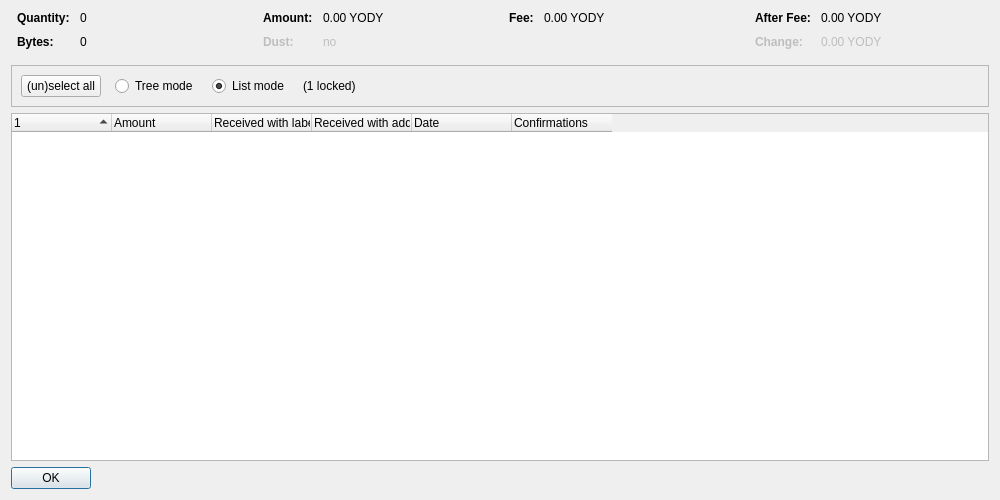
<?xml version="1.0" encoding="UTF-8"?>
<ui version="4.0">
 <class>CoinControlDialog</class>
 <widget class="QDialog" name="CoinControlDialog">
  <property name="geometry">
   <rect>
    <x>0</x>
    <y>0</y>
    <width>1000</width>
    <height>500</height>
   </rect>
  </property>
  <property name="windowTitle">
   <string>Coin Selection</string>
  </property>
  <layout class="QVBoxLayout" name="verticalLayout">
   <item>
    <layout class="QHBoxLayout" name="horizontalLayoutTop" stretch="0,0,0,0">
     <property name="topMargin">
      <number>0</number>
     </property>
     <property name="bottomMargin">
      <number>10</number>
     </property>
     <item>
      <layout class="QFormLayout" name="formLayoutCoinControl1">
       <property name="horizontalSpacing">
        <number>10</number>
       </property>
       <property name="verticalSpacing">
        <number>10</number>
       </property>
       <property name="leftMargin">
        <number>6</number>
       </property>
       <property name="rightMargin">
        <number>6</number>
       </property>
       <item row="0" column="0">
        <widget class="QLabel" name="labelCoinControlQuantityText">
         <property name="font">
          <font>
           <weight>75</weight>
           <bold>true</bold>
          </font>
         </property>
         <property name="text">
          <string>Quantity:</string>
         </property>
        </widget>
       </item>
       <item row="0" column="1">
        <widget class="QLabel" name="labelCoinControlQuantity">
         <property name="cursor">
          <cursorShape>IBeamCursor</cursorShape>
         </property>
         <property name="contextMenuPolicy">
          <enum>Qt::ActionsContextMenu</enum>
         </property>
         <property name="text">
          <string notr="true">0</string>
         </property>
         <property name="textInteractionFlags">
          <set>Qt::LinksAccessibleByMouse|Qt::TextSelectableByKeyboard|Qt::TextSelectableByMouse</set>
         </property>
        </widget>
       </item>
       <item row="1" column="0">
        <widget class="QLabel" name="labelCoinControlBytesText">
         <property name="font">
          <font>
           <weight>75</weight>
           <bold>true</bold>
          </font>
         </property>
         <property name="text">
          <string>Bytes:</string>
         </property>
        </widget>
       </item>
       <item row="1" column="1">
        <widget class="QLabel" name="labelCoinControlBytes">
         <property name="cursor">
          <cursorShape>IBeamCursor</cursorShape>
         </property>
         <property name="contextMenuPolicy">
          <enum>Qt::ActionsContextMenu</enum>
         </property>
         <property name="text">
          <string notr="true">0</string>
         </property>
         <property name="textInteractionFlags">
          <set>Qt::LinksAccessibleByMouse|Qt::TextSelectableByKeyboard|Qt::TextSelectableByMouse</set>
         </property>
        </widget>
       </item>
      </layout>
     </item>
     <item>
      <layout class="QFormLayout" name="formLayoutCoinControl2">
       <property name="horizontalSpacing">
        <number>10</number>
       </property>
       <property name="verticalSpacing">
        <number>10</number>
       </property>
       <property name="leftMargin">
        <number>6</number>
       </property>
       <property name="rightMargin">
        <number>6</number>
       </property>
       <item row="0" column="0">
        <widget class="QLabel" name="labelCoinControlAmountText">
         <property name="font">
          <font>
           <weight>75</weight>
           <bold>true</bold>
          </font>
         </property>
         <property name="text">
          <string>Amount:</string>
         </property>
        </widget>
       </item>
       <item row="0" column="1">
        <widget class="QLabel" name="labelCoinControlAmount">
         <property name="cursor">
          <cursorShape>IBeamCursor</cursorShape>
         </property>
         <property name="contextMenuPolicy">
          <enum>Qt::ActionsContextMenu</enum>
         </property>
         <property name="text">
          <string notr="true">0.00 YODY</string>
         </property>
         <property name="textInteractionFlags">
          <set>Qt::LinksAccessibleByMouse|Qt::TextSelectableByKeyboard|Qt::TextSelectableByMouse</set>
         </property>
        </widget>
       </item>
       <item row="1" column="0">
        <widget class="QLabel" name="labelCoinControlLowOutputText">
         <property name="enabled">
          <bool>false</bool>
         </property>
         <property name="font">
          <font>
           <weight>75</weight>
           <bold>true</bold>
          </font>
         </property>
         <property name="text">
          <string>Dust:</string>
         </property>
        </widget>
       </item>
       <item row="1" column="1">
        <widget class="QLabel" name="labelCoinControlLowOutput">
         <property name="enabled">
          <bool>false</bool>
         </property>
         <property name="cursor">
          <cursorShape>IBeamCursor</cursorShape>
         </property>
         <property name="contextMenuPolicy">
          <enum>Qt::ActionsContextMenu</enum>
         </property>
         <property name="text">
          <string notr="true">no</string>
         </property>
         <property name="textInteractionFlags">
          <set>Qt::LinksAccessibleByMouse|Qt::TextSelectableByKeyboard|Qt::TextSelectableByMouse</set>
         </property>
        </widget>
       </item>
      </layout>
     </item>
     <item>
      <layout class="QFormLayout" name="formLayoutCoinControl3">
       <property name="horizontalSpacing">
        <number>10</number>
       </property>
       <property name="verticalSpacing">
        <number>10</number>
       </property>
       <property name="leftMargin">
        <number>6</number>
       </property>
       <property name="rightMargin">
        <number>6</number>
       </property>
       <item row="0" column="0">
        <widget class="QLabel" name="labelCoinControlFeeText">
         <property name="font">
          <font>
           <weight>75</weight>
           <bold>true</bold>
          </font>
         </property>
         <property name="text">
          <string>Fee:</string>
         </property>
        </widget>
       </item>
       <item row="0" column="1">
        <widget class="QLabel" name="labelCoinControlFee">
         <property name="cursor">
          <cursorShape>IBeamCursor</cursorShape>
         </property>
         <property name="contextMenuPolicy">
          <enum>Qt::ActionsContextMenu</enum>
         </property>
         <property name="text">
          <string notr="true">0.00 YODY</string>
         </property>
         <property name="textInteractionFlags">
          <set>Qt::LinksAccessibleByMouse|Qt::TextSelectableByKeyboard|Qt::TextSelectableByMouse</set>
         </property>
        </widget>
       </item>
      </layout>
     </item>
     <item>
      <layout class="QFormLayout" name="formLayoutCoinControl4">
       <property name="horizontalSpacing">
        <number>10</number>
       </property>
       <property name="verticalSpacing">
        <number>10</number>
       </property>
       <property name="leftMargin">
        <number>6</number>
       </property>
       <property name="rightMargin">
        <number>6</number>
       </property>
       <item row="0" column="0">
        <widget class="QLabel" name="labelCoinControlAfterFeeText">
         <property name="font">
          <font>
           <weight>75</weight>
           <bold>true</bold>
          </font>
         </property>
         <property name="text">
          <string>After Fee:</string>
         </property>
        </widget>
       </item>
       <item row="0" column="1">
        <widget class="QLabel" name="labelCoinControlAfterFee">
         <property name="cursor">
          <cursorShape>IBeamCursor</cursorShape>
         </property>
         <property name="contextMenuPolicy">
          <enum>Qt::ActionsContextMenu</enum>
         </property>
         <property name="text">
          <string notr="true">0.00 YODY</string>
         </property>
         <property name="textInteractionFlags">
          <set>Qt::LinksAccessibleByMouse|Qt::TextSelectableByKeyboard|Qt::TextSelectableByMouse</set>
         </property>
        </widget>
       </item>
       <item row="1" column="0">
        <widget class="QLabel" name="labelCoinControlChangeText">
         <property name="enabled">
          <bool>false</bool>
         </property>
         <property name="font">
          <font>
           <weight>75</weight>
           <bold>true</bold>
          </font>
         </property>
         <property name="text">
          <string>Change:</string>
         </property>
        </widget>
       </item>
       <item row="1" column="1">
        <widget class="QLabel" name="labelCoinControlChange">
         <property name="enabled">
          <bool>false</bool>
         </property>
         <property name="cursor">
          <cursorShape>IBeamCursor</cursorShape>
         </property>
         <property name="contextMenuPolicy">
          <enum>Qt::ActionsContextMenu</enum>
         </property>
         <property name="text">
          <string notr="true">0.00 YODY</string>
         </property>
         <property name="textInteractionFlags">
          <set>Qt::LinksAccessibleByMouse|Qt::TextSelectableByKeyboard|Qt::TextSelectableByMouse</set>
         </property>
        </widget>
       </item>
      </layout>
     </item>
    </layout>
   </item>
   <item>
    <widget class="QFrame" name="frame">
     <property name="minimumSize">
      <size>
       <width>0</width>
       <height>40</height>
      </size>
     </property>
     <property name="frameShape">
      <enum>QFrame::StyledPanel</enum>
     </property>
     <property name="frameShadow">
      <enum>QFrame::Sunken</enum>
     </property>
     <layout class="QHBoxLayout" name="horizontalLayout">
      <item>
       <layout class="QHBoxLayout" name="horizontalLayoutPanel" stretch="0,0,0,0,0">
        <property name="spacing">
         <number>14</number>
        </property>
        <item>
         <widget class="QPushButton" name="pushButtonSelectAll">
          <property name="sizePolicy">
           <sizepolicy hsizetype="Maximum" vsizetype="Fixed">
            <horstretch>0</horstretch>
            <verstretch>0</verstretch>
           </sizepolicy>
          </property>
          <property name="text">
           <string>(un)select all</string>
          </property>
          <property name="autoDefault">
           <bool>false</bool>
          </property>
         </widget>
        </item>
        <item>
         <widget class="QRadioButton" name="radioTreeMode">
          <property name="sizePolicy">
           <sizepolicy hsizetype="Maximum" vsizetype="Fixed">
            <horstretch>0</horstretch>
            <verstretch>0</verstretch>
           </sizepolicy>
          </property>
          <property name="text">
           <string>Tree mode</string>
          </property>
         </widget>
        </item>
        <item>
         <widget class="QRadioButton" name="radioListMode">
          <property name="sizePolicy">
           <sizepolicy hsizetype="Maximum" vsizetype="Fixed">
            <horstretch>0</horstretch>
            <verstretch>0</verstretch>
           </sizepolicy>
          </property>
          <property name="text">
           <string>List mode</string>
          </property>
          <property name="checked">
           <bool>true</bool>
          </property>
         </widget>
        </item>
        <item>
         <widget class="QLabel" name="labelLocked">
          <property name="text">
           <string notr="true">(1 locked)</string>
          </property>
         </widget>
        </item>
        <item>
         <spacer name="horizontalSpacer">
          <property name="orientation">
           <enum>Qt::Horizontal</enum>
          </property>
          <property name="sizeHint" stdset="0">
           <size>
            <width>40</width>
            <height>20</height>
           </size>
          </property>
         </spacer>
        </item>
       </layout>
      </item>
     </layout>
    </widget>
   </item>
   <item>
    <widget class="CoinControlTreeWidget" name="treeWidget">
     <property name="contextMenuPolicy">
      <enum>Qt::CustomContextMenu</enum>
     </property>
     <property name="sortingEnabled">
      <bool>false</bool>
     </property>
     <property name="columnCount">
      <number>6</number>
     </property>
     <attribute name="headerShowSortIndicator" stdset="0">
      <bool>true</bool>
     </attribute>
     <attribute name="headerStretchLastSection">
      <bool>false</bool>
     </attribute>
     <column>
      <property name="text">
       <string/>
      </property>
     </column>
     <column>
      <property name="text">
       <string>Amount</string>
      </property>
     </column>
     <column>
      <property name="text">
       <string>Received with label</string>
      </property>
     </column>
     <column>
      <property name="text">
       <string>Received with address</string>
      </property>
     </column>
     <column>
      <property name="text">
       <string>Date</string>
      </property>
     </column>
     <column>
      <property name="text">
       <string>Confirmations</string>
      </property>
      <property name="toolTip">
       <string>Confirmed</string>
      </property>
     </column>
     <column>
      <property name="text">
       <string/>
      </property>
     </column>
     <column>
      <property name="text">
       <string/>
      </property>
     </column>
     <column>
      <property name="text">
       <string/>
      </property>
     </column>
     <column>
      <property name="text">
       <string/>
      </property>
     </column>
    </widget>
   </item>
   <item>
    <widget class="QDialogButtonBox" name="buttonBox">
     <property name="sizePolicy">
      <sizepolicy hsizetype="Maximum" vsizetype="Fixed">
       <horstretch>0</horstretch>
       <verstretch>0</verstretch>
      </sizepolicy>
     </property>
     <property name="orientation">
      <enum>Qt::Horizontal</enum>
     </property>
     <property name="standardButtons">
      <set>QDialogButtonBox::Ok</set>
     </property>
    </widget>
   </item>
  </layout>
 </widget>
 <customwidgets>
  <customwidget>
   <class>CoinControlTreeWidget</class>
   <extends>QTreeWidget</extends>
   <header>qt/coincontroltreewidget.h</header>
  </customwidget>
 </customwidgets>
 <resources/>
 <connections/>
</ui>
